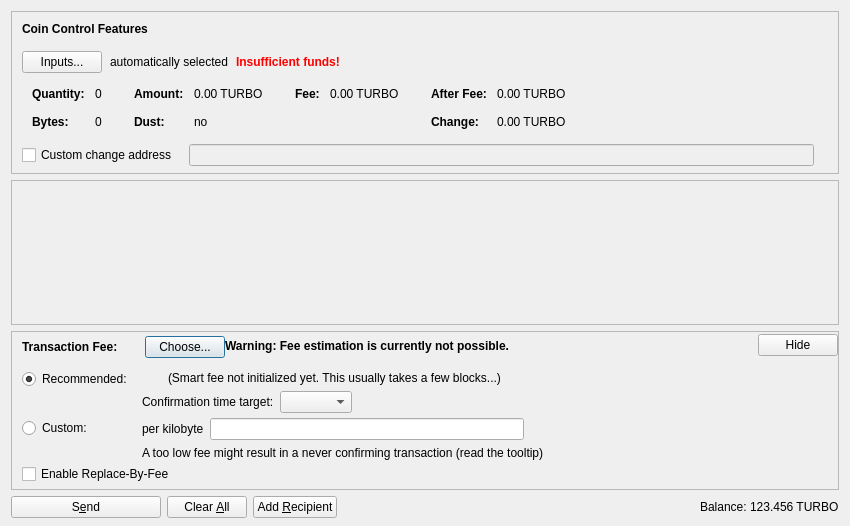
<?xml version="1.0" encoding="UTF-8"?>
<ui version="4.0">
 <class>SendCoinsDialog</class>
 <widget class="QDialog" name="SendCoinsDialog">
  <property name="geometry">
   <rect>
    <x>0</x>
    <y>0</y>
    <width>850</width>
    <height>526</height>
   </rect>
  </property>
  <property name="windowTitle">
   <string>Send Coins</string>
  </property>
  <layout class="QVBoxLayout" name="verticalLayout" stretch="0,1,0,0">
   <property name="bottomMargin">
    <number>8</number>
   </property>
   <item>
    <widget class="QFrame" name="frameCoinControl">
     <property name="sizePolicy">
      <sizepolicy hsizetype="Expanding" vsizetype="Expanding">
       <horstretch>0</horstretch>
       <verstretch>0</verstretch>
      </sizepolicy>
     </property>
     <property name="maximumSize">
      <size>
       <width>16777215</width>
       <height>16777215</height>
      </size>
     </property>
     <property name="frameShape">
      <enum>QFrame::StyledPanel</enum>
     </property>
     <property name="frameShadow">
      <enum>QFrame::Sunken</enum>
     </property>
     <layout class="QVBoxLayout" name="verticalLayoutCoinControl2">
      <property name="spacing">
       <number>0</number>
      </property>
      <property name="leftMargin">
       <number>0</number>
      </property>
      <property name="topMargin">
       <number>0</number>
      </property>
      <property name="rightMargin">
       <number>0</number>
      </property>
      <property name="bottomMargin">
       <number>6</number>
      </property>
      <item>
       <layout class="QVBoxLayout" name="verticalLayoutCoinControl" stretch="0,0,0,0,1">
        <property name="spacing">
         <number>0</number>
        </property>
        <property name="leftMargin">
         <number>10</number>
        </property>
        <property name="topMargin">
         <number>10</number>
        </property>
        <item>
         <layout class="QHBoxLayout" name="horizontalLayoutCoinControl1">
          <property name="bottomMargin">
           <number>15</number>
          </property>
          <item>
           <widget class="QLabel" name="labelCoinControlFeatures">
            <property name="sizePolicy">
             <sizepolicy hsizetype="Preferred" vsizetype="Maximum">
              <horstretch>0</horstretch>
              <verstretch>0</verstretch>
             </sizepolicy>
            </property>
            <property name="font">
             <font>
              <weight>75</weight>
              <bold>true</bold>
             </font>
            </property>
            <property name="styleSheet">
             <string notr="true">font-weight:bold;</string>
            </property>
            <property name="text">
             <string>Coin Control Features</string>
            </property>
           </widget>
          </item>
         </layout>
        </item>
        <item>
         <layout class="QHBoxLayout" name="horizontalLayoutCoinControl2" stretch="0,0,0,0">
          <property name="spacing">
           <number>8</number>
          </property>
          <property name="bottomMargin">
           <number>10</number>
          </property>
          <item>
           <widget class="QPushButton" name="pushButtonCoinControl">
            <property name="styleSheet">
             <string notr="true"/>
            </property>
            <property name="text">
             <string>Inputs...</string>
            </property>
            <property name="autoDefault">
             <bool>false</bool>
            </property>
           </widget>
          </item>
          <item>
           <widget class="QLabel" name="labelCoinControlAutomaticallySelected">
            <property name="text">
             <string>automatically selected</string>
            </property>
            <property name="margin">
             <number>5</number>
            </property>
           </widget>
          </item>
          <item>
           <widget class="QLabel" name="labelCoinControlInsuffFunds">
            <property name="font">
             <font>
              <weight>75</weight>
              <bold>true</bold>
             </font>
            </property>
            <property name="styleSheet">
             <string notr="true">color:red;font-weight:bold;</string>
            </property>
            <property name="text">
             <string>Insufficient funds!</string>
            </property>
            <property name="margin">
             <number>5</number>
            </property>
           </widget>
          </item>
          <item>
           <spacer name="horizontalSpacerCoinControl">
            <property name="orientation">
             <enum>Qt::Horizontal</enum>
            </property>
            <property name="sizeHint" stdset="0">
             <size>
              <width>40</width>
              <height>1</height>
             </size>
            </property>
           </spacer>
          </item>
         </layout>
        </item>
        <item>
         <widget class="QWidget" name="widgetCoinControl" native="true">
          <property name="sizePolicy">
           <sizepolicy hsizetype="Preferred" vsizetype="Preferred">
            <horstretch>0</horstretch>
            <verstretch>0</verstretch>
           </sizepolicy>
          </property>
          <property name="minimumSize">
           <size>
            <width>0</width>
            <height>0</height>
           </size>
          </property>
          <property name="styleSheet">
           <string notr="true"/>
          </property>
          <layout class="QHBoxLayout" name="horizontalLayoutCoinControl5">
           <property name="leftMargin">
            <number>0</number>
           </property>
           <property name="topMargin">
            <number>0</number>
           </property>
           <property name="rightMargin">
            <number>0</number>
           </property>
           <property name="bottomMargin">
            <number>0</number>
           </property>
           <item>
            <layout class="QHBoxLayout" name="horizontalLayoutCoinControl3" stretch="0,0,0,1">
             <property name="spacing">
              <number>20</number>
             </property>
             <property name="topMargin">
              <number>0</number>
             </property>
             <property name="bottomMargin">
              <number>10</number>
             </property>
             <item>
              <layout class="QFormLayout" name="formLayoutCoinControl1">
               <property name="horizontalSpacing">
                <number>10</number>
               </property>
               <property name="verticalSpacing">
                <number>14</number>
               </property>
               <property name="leftMargin">
                <number>10</number>
               </property>
               <property name="topMargin">
                <number>4</number>
               </property>
               <property name="rightMargin">
                <number>6</number>
               </property>
               <item row="0" column="0">
                <widget class="QLabel" name="labelCoinControlQuantityText">
                 <property name="font">
                  <font>
                   <weight>75</weight>
                   <bold>true</bold>
                  </font>
                 </property>
                 <property name="text">
                  <string>Quantity:</string>
                 </property>
                 <property name="margin">
                  <number>0</number>
                 </property>
                </widget>
               </item>
               <item row="0" column="1">
                <widget class="QLabel" name="labelCoinControlQuantity">
                 <property name="cursor">
                  <cursorShape>IBeamCursor</cursorShape>
                 </property>
                 <property name="contextMenuPolicy">
                  <enum>Qt::ActionsContextMenu</enum>
                 </property>
                 <property name="text">
                  <string notr="true">0</string>
                 </property>
                 <property name="margin">
                  <number>0</number>
                 </property>
                 <property name="textInteractionFlags">
                  <set>Qt::LinksAccessibleByMouse|Qt::TextSelectableByKeyboard|Qt::TextSelectableByMouse</set>
                 </property>
                </widget>
               </item>
               <item row="1" column="0">
                <widget class="QLabel" name="labelCoinControlBytesText">
                 <property name="font">
                  <font>
                   <weight>75</weight>
                   <bold>true</bold>
                  </font>
                 </property>
                 <property name="text">
                  <string>Bytes:</string>
                 </property>
                </widget>
               </item>
               <item row="1" column="1">
                <widget class="QLabel" name="labelCoinControlBytes">
                 <property name="cursor">
                  <cursorShape>IBeamCursor</cursorShape>
                 </property>
                 <property name="contextMenuPolicy">
                  <enum>Qt::ActionsContextMenu</enum>
                 </property>
                 <property name="text">
                  <string notr="true">0</string>
                 </property>
                 <property name="textInteractionFlags">
                  <set>Qt::LinksAccessibleByMouse|Qt::TextSelectableByKeyboard|Qt::TextSelectableByMouse</set>
                 </property>
                </widget>
               </item>
              </layout>
             </item>
             <item>
              <layout class="QFormLayout" name="formLayoutCoinControl2">
               <property name="horizontalSpacing">
                <number>10</number>
               </property>
               <property name="verticalSpacing">
                <number>14</number>
               </property>
               <property name="leftMargin">
                <number>6</number>
               </property>
               <property name="topMargin">
                <number>4</number>
               </property>
               <property name="rightMargin">
                <number>6</number>
               </property>
               <item row="0" column="0">
                <widget class="QLabel" name="labelCoinControlAmountText">
                 <property name="font">
                  <font>
                   <weight>75</weight>
                   <bold>true</bold>
                  </font>
                 </property>
                 <property name="text">
                  <string>Amount:</string>
                 </property>
                 <property name="margin">
                  <number>0</number>
                 </property>
                </widget>
               </item>
               <item row="0" column="1">
                <widget class="QLabel" name="labelCoinControlAmount">
                 <property name="cursor">
                  <cursorShape>IBeamCursor</cursorShape>
                 </property>
                 <property name="contextMenuPolicy">
                  <enum>Qt::ActionsContextMenu</enum>
                 </property>
                 <property name="text">
                  <string notr="true">0.00 TURBO</string>
                 </property>
                 <property name="textInteractionFlags">
                  <set>Qt::LinksAccessibleByMouse|Qt::TextSelectableByKeyboard|Qt::TextSelectableByMouse</set>
                 </property>
                </widget>
               </item>
               <item row="1" column="0">
                <widget class="QLabel" name="labelCoinControlLowOutputText">
                 <property name="font">
                  <font>
                   <weight>75</weight>
                   <bold>true</bold>
                  </font>
                 </property>
                 <property name="text">
                  <string>Dust:</string>
                 </property>
                </widget>
               </item>
               <item row="1" column="1">
                <widget class="QLabel" name="labelCoinControlLowOutput">
                 <property name="cursor">
                  <cursorShape>IBeamCursor</cursorShape>
                 </property>
                 <property name="contextMenuPolicy">
                  <enum>Qt::ActionsContextMenu</enum>
                 </property>
                 <property name="text">
                  <string notr="true">no</string>
                 </property>
                 <property name="textInteractionFlags">
                  <set>Qt::LinksAccessibleByMouse|Qt::TextSelectableByKeyboard|Qt::TextSelectableByMouse</set>
                 </property>
                </widget>
               </item>
              </layout>
             </item>
             <item>
              <layout class="QFormLayout" name="formLayoutCoinControl3">
               <property name="horizontalSpacing">
                <number>10</number>
               </property>
               <property name="verticalSpacing">
                <number>14</number>
               </property>
               <property name="leftMargin">
                <number>6</number>
               </property>
               <property name="topMargin">
                <number>4</number>
               </property>
               <property name="rightMargin">
                <number>6</number>
               </property>
               <item row="0" column="0">
                <widget class="QLabel" name="labelCoinControlFeeText">
                 <property name="font">
                  <font>
                   <weight>75</weight>
                   <bold>true</bold>
                  </font>
                 </property>
                 <property name="text">
                  <string>Fee:</string>
                 </property>
                 <property name="margin">
                  <number>0</number>
                 </property>
                </widget>
               </item>
               <item row="0" column="1">
                <widget class="QLabel" name="labelCoinControlFee">
                 <property name="cursor">
                  <cursorShape>IBeamCursor</cursorShape>
                 </property>
                 <property name="contextMenuPolicy">
                  <enum>Qt::ActionsContextMenu</enum>
                 </property>
                 <property name="text">
                  <string notr="true">0.00 TURBO</string>
                 </property>
                 <property name="textInteractionFlags">
                  <set>Qt::LinksAccessibleByMouse|Qt::TextSelectableByKeyboard|Qt::TextSelectableByMouse</set>
                 </property>
                </widget>
               </item>
              </layout>
             </item>
             <item>
              <layout class="QFormLayout" name="formLayoutCoinControl4">
               <property name="horizontalSpacing">
                <number>10</number>
               </property>
               <property name="verticalSpacing">
                <number>14</number>
               </property>
               <property name="leftMargin">
                <number>6</number>
               </property>
               <property name="topMargin">
                <number>4</number>
               </property>
               <property name="rightMargin">
                <number>6</number>
               </property>
               <item row="0" column="0">
                <widget class="QLabel" name="labelCoinControlAfterFeeText">
                 <property name="font">
                  <font>
                   <weight>75</weight>
                   <bold>true</bold>
                  </font>
                 </property>
                 <property name="text">
                  <string>After Fee:</string>
                 </property>
                 <property name="margin">
                  <number>0</number>
                 </property>
                </widget>
               </item>
               <item row="0" column="1">
                <widget class="QLabel" name="labelCoinControlAfterFee">
                 <property name="cursor">
                  <cursorShape>IBeamCursor</cursorShape>
                 </property>
                 <property name="contextMenuPolicy">
                  <enum>Qt::ActionsContextMenu</enum>
                 </property>
                 <property name="text">
                  <string notr="true">0.00 TURBO</string>
                 </property>
                 <property name="textInteractionFlags">
                  <set>Qt::LinksAccessibleByMouse|Qt::TextSelectableByKeyboard|Qt::TextSelectableByMouse</set>
                 </property>
                </widget>
               </item>
               <item row="1" column="0">
                <widget class="QLabel" name="labelCoinControlChangeText">
                 <property name="font">
                  <font>
                   <weight>75</weight>
                   <bold>true</bold>
                  </font>
                 </property>
                 <property name="text">
                  <string>Change:</string>
                 </property>
                </widget>
               </item>
               <item row="1" column="1">
                <widget class="QLabel" name="labelCoinControlChange">
                 <property name="cursor">
                  <cursorShape>IBeamCursor</cursorShape>
                 </property>
                 <property name="contextMenuPolicy">
                  <enum>Qt::ActionsContextMenu</enum>
                 </property>
                 <property name="text">
                  <string notr="true">0.00 TURBO</string>
                 </property>
                 <property name="textInteractionFlags">
                  <set>Qt::LinksAccessibleByMouse|Qt::TextSelectableByKeyboard|Qt::TextSelectableByMouse</set>
                 </property>
                </widget>
               </item>
              </layout>
             </item>
            </layout>
           </item>
          </layout>
         </widget>
        </item>
        <item>
         <layout class="QHBoxLayout" name="horizontalLayoutCoinControl4" stretch="0,0,0">
          <property name="spacing">
           <number>12</number>
          </property>
          <property name="sizeConstraint">
           <enum>QLayout::SetDefaultConstraint</enum>
          </property>
          <property name="topMargin">
           <number>5</number>
          </property>
          <property name="rightMargin">
           <number>5</number>
          </property>
          <item>
           <widget class="QCheckBox" name="checkBoxCoinControlChange">
            <property name="toolTip">
             <string>If this is activated, but the change address is empty or invalid, change will be sent to a newly generated address.</string>
            </property>
            <property name="text">
             <string>Custom change address</string>
            </property>
           </widget>
          </item>
          <item>
           <widget class="QValidatedLineEdit" name="lineEditCoinControlChange">
            <property name="enabled">
             <bool>false</bool>
            </property>
            <property name="sizePolicy">
             <sizepolicy hsizetype="Expanding" vsizetype="Fixed">
              <horstretch>0</horstretch>
              <verstretch>0</verstretch>
             </sizepolicy>
            </property>
           </widget>
          </item>
          <item>
           <widget class="QLabel" name="labelCoinControlChangeLabel">
            <property name="sizePolicy">
             <sizepolicy hsizetype="Preferred" vsizetype="Expanding">
              <horstretch>0</horstretch>
              <verstretch>0</verstretch>
             </sizepolicy>
            </property>
            <property name="minimumSize">
             <size>
              <width>0</width>
              <height>0</height>
             </size>
            </property>
            <property name="text">
             <string/>
            </property>
            <property name="margin">
             <number>3</number>
            </property>
           </widget>
          </item>
         </layout>
        </item>
        <item>
         <spacer name="verticalSpacerCoinControl">
          <property name="orientation">
           <enum>Qt::Vertical</enum>
          </property>
          <property name="sizeHint" stdset="0">
           <size>
            <width>800</width>
            <height>1</height>
           </size>
          </property>
         </spacer>
        </item>
       </layout>
      </item>
     </layout>
    </widget>
   </item>
   <item>
    <widget class="QScrollArea" name="scrollArea">
     <property name="widgetResizable">
      <bool>true</bool>
     </property>
     <widget class="QWidget" name="scrollAreaWidgetContents">
      <property name="geometry">
       <rect>
        <x>0</x>
        <y>0</y>
        <width>830</width>
        <height>104</height>
       </rect>
      </property>
      <layout class="QVBoxLayout" name="verticalLayout_2" stretch="0,1">
       <property name="leftMargin">
        <number>0</number>
       </property>
       <property name="topMargin">
        <number>0</number>
       </property>
       <property name="rightMargin">
        <number>0</number>
       </property>
       <property name="bottomMargin">
        <number>0</number>
       </property>
       <item>
        <layout class="QVBoxLayout" name="entries">
         <property name="spacing">
          <number>6</number>
         </property>
        </layout>
       </item>
       <item>
        <spacer name="verticalSpacer">
         <property name="orientation">
          <enum>Qt::Vertical</enum>
         </property>
         <property name="sizeHint" stdset="0">
          <size>
           <width>20</width>
           <height>40</height>
          </size>
         </property>
        </spacer>
       </item>
      </layout>
     </widget>
    </widget>
   </item>
   <item>
    <widget class="QFrame" name="frameFee">
     <property name="sizePolicy">
      <sizepolicy hsizetype="Expanding" vsizetype="Expanding">
       <horstretch>0</horstretch>
       <verstretch>0</verstretch>
      </sizepolicy>
     </property>
     <property name="maximumSize">
      <size>
       <width>16777215</width>
       <height>16777215</height>
      </size>
     </property>
     <property name="frameShape">
      <enum>QFrame::StyledPanel</enum>
     </property>
     <property name="frameShadow">
      <enum>QFrame::Sunken</enum>
     </property>
     <layout class="QVBoxLayout" name="verticalLayoutFee1">
      <property name="spacing">
       <number>0</number>
      </property>
      <property name="leftMargin">
       <number>0</number>
      </property>
      <property name="topMargin">
       <number>0</number>
      </property>
      <property name="rightMargin">
       <number>0</number>
      </property>
      <property name="bottomMargin">
       <number>0</number>
      </property>
      <item>
       <layout class="QVBoxLayout" name="verticalLayoutFee2" stretch="0,0,0">
        <property name="spacing">
         <number>0</number>
        </property>
        <property name="leftMargin">
         <number>10</number>
        </property>
        <property name="topMargin">
         <number>0</number>
        </property>
        <item>
         <layout class="QHBoxLayout" name="horizontalLayoutFee1">
          <property name="bottomMargin">
           <number>0</number>
          </property>
          <item>
           <layout class="QVBoxLayout" name="verticalLayoutFee7">
            <property name="spacing">
             <number>0</number>
            </property>
            <item>
             <spacer name="verticalSpacerSmartFee">
              <property name="orientation">
               <enum>Qt::Vertical</enum>
              </property>
              <property name="sizeType">
               <enum>QSizePolicy::Fixed</enum>
              </property>
              <property name="sizeHint" stdset="0">
               <size>
                <width>1</width>
                <height>4</height>
               </size>
              </property>
             </spacer>
            </item>
            <item>
             <layout class="QHBoxLayout" name="horizontalLayoutSmartFee">
              <property name="spacing">
               <number>10</number>
              </property>
              <item>
               <widget class="QLabel" name="labelFeeHeadline">
                <property name="sizePolicy">
                 <sizepolicy hsizetype="Preferred" vsizetype="Maximum">
                  <horstretch>0</horstretch>
                  <verstretch>0</verstretch>
                 </sizepolicy>
                </property>
                <property name="font">
                 <font>
                  <weight>75</weight>
                  <bold>true</bold>
                 </font>
                </property>
                <property name="styleSheet">
                 <string notr="true">font-weight:bold;</string>
                </property>
                <property name="text">
                 <string>Transaction Fee:</string>
                </property>
               </widget>
              </item>
              <item>
               <widget class="QLabel" name="labelFeeMinimized">
                <property name="text">
                 <string/>
                </property>
               </widget>
              </item>
              <item>
               <widget class="QPushButton" name="buttonChooseFee">
                <property name="text">
                 <string>Choose...</string>
                </property>
               </widget>
              </item>
             </layout>
            </item>
            <item>
             <spacer name="verticalSpacer_5">
              <property name="orientation">
               <enum>Qt::Vertical</enum>
              </property>
              <property name="sizeHint" stdset="0">
               <size>
                <width>1</width>
                <height>1</height>
               </size>
              </property>
             </spacer>
            </item>
           </layout>
          </item>
          <item>
           <widget class="QLabel" name="fallbackFeeWarningLabel">
            <property name="toolTip">
             <string>Using the fallbackfee can result in sending a transaction that will take several hours or days (or never) to confirm. Consider choosing your fee manually or wait until you have validated the complete chain.</string>
            </property>
            <property name="font">
            <font>
                <weight>75</weight>
                <bold>true</bold>
            </font>
            </property>
            <property name="text">
             <string>Warning: Fee estimation is currently not possible.</string>
            </property>
            <property name="wordWrap">
             <bool>false</bool>
            </property>
           </widget>
          </item>
          <item>
           <spacer name="horizontalSpacer_4">
            <property name="orientation">
             <enum>Qt::Horizontal</enum>
            </property>
            <property name="sizeType">
             <enum>QSizePolicy::MinimumExpanding</enum>
            </property>
            <property name="sizeHint" stdset="0">
             <size>
              <width>40</width>
              <height>20</height>
             </size>
            </property>
           </spacer>
          </item>
          <item>
           <widget class="QPushButton" name="buttonMinimizeFee">
            <property name="toolTip">
             <string>collapse fee-settings</string>
            </property>
            <property name="text">
             <string>Hide</string>
            </property>
           </widget>
          </item>
         </layout>
        </item>
        <item>
         <widget class="QFrame" name="frameFeeSelection">
          <layout class="QVBoxLayout" name="verticalLayoutFee12">
           <property name="spacing">
            <number>0</number>
           </property>
           <property name="leftMargin">
            <number>0</number>
           </property>
           <property name="topMargin">
            <number>0</number>
           </property>
           <property name="rightMargin">
            <number>0</number>
           </property>
           <property name="bottomMargin">
            <number>0</number>
           </property>
           <item>
            <layout class="QGridLayout" name="gridLayoutFee">
             <property name="topMargin">
              <number>10</number>
             </property>
             <property name="bottomMargin">
              <number>4</number>
             </property>
             <property name="horizontalSpacing">
              <number>10</number>
             </property>
             <property name="verticalSpacing">
              <number>4</number>
             </property>
             <item row="1" column="1">
              <layout class="QVBoxLayout" name="verticalLayoutFee8">
               <property name="spacing">
                <number>6</number>
               </property>
               <item>
                <layout class="QHBoxLayout" name="horizontalLayoutFee13">
                 <item>
                  <widget class="QLabel" name="labelCustomPerKilobyte">
                   <property name="toolTip">
                    <string>Specify a custom fee per kB (1,000 bytes) of the transaction's virtual size.

Note:  Since the fee is calculated on a per-byte basis, a fee of "100 satoshis per kB" for a transaction size of 500 bytes (half of 1 kB) would ultimately yield a fee of only 50 satoshis.</string>
                   </property>
                   <property name="text">
                    <string>per kilobyte</string>
                   </property>
                  </widget>
                 </item>
                 <item>
                  <widget class="TurbocoinAmountField" name="customFee"/>
                 </item>
                 <item>
                  <spacer name="horizontalSpacer_6">
                   <property name="orientation">
                    <enum>Qt::Horizontal</enum>
                   </property>
                   <property name="sizeHint" stdset="0">
                    <size>
                     <width>1</width>
                     <height>1</height>
                    </size>
                   </property>
                  </spacer>
                 </item>
                </layout>
               </item>
               <item>
                <layout class="QHBoxLayout" name="horizontalLayoutFee8">
                 <item>
                  <widget class="QLabel" name="labelCustomFeeWarning">
                   <property name="enabled">
                    <bool>true</bool>
                   </property>
                   <property name="toolTip">
                    <string>When there is less transaction volume than space in the blocks, miners as well as relaying nodes may enforce a minimum fee. Paying only this minimum fee is just fine, but be aware that this can result in a never confirming transaction once there is more demand for turbocoin transactions than the network can process.</string>
                   </property>
                   <property name="text">
                    <string>A too low fee might result in a never confirming transaction (read the tooltip)</string>
                   </property>
                  </widget>
                 </item>
                 <item>
                  <spacer name="horizontalSpacer_2">
                   <property name="orientation">
                    <enum>Qt::Horizontal</enum>
                   </property>
                   <property name="sizeHint" stdset="0">
                    <size>
                     <width>1</width>
                     <height>1</height>
                    </size>
                   </property>
                  </spacer>
                 </item>
                </layout>
               </item>
              </layout>
             </item>
             <item row="0" column="0">
              <layout class="QVBoxLayout" name="verticalLayoutFee4" stretch="0,1">
               <item>
                <widget class="QRadioButton" name="radioSmartFee">
                 <property name="text">
                  <string>Recommended:</string>
                 </property>
                 <property name="checked">
                  <bool>true</bool>
                 </property>
                 <attribute name="buttonGroup">
                  <string notr="true">groupFee</string>
                 </attribute>
                </widget>
               </item>
               <item>
                <spacer name="verticalSpacer_2">
                 <property name="orientation">
                  <enum>Qt::Vertical</enum>
                 </property>
                 <property name="sizeHint" stdset="0">
                  <size>
                   <width>1</width>
                   <height>1</height>
                  </size>
                 </property>
                </spacer>
               </item>
              </layout>
             </item>
             <item row="1" column="0">
              <layout class="QVBoxLayout" name="verticalLayoutFee9" stretch="0,1">
               <item>
                <widget class="QRadioButton" name="radioCustomFee">
                 <property name="text">
                  <string>Custom:</string>
                 </property>
                 <attribute name="buttonGroup">
                  <string notr="true">groupFee</string>
                 </attribute>
                </widget>
               </item>
               <item>
                <spacer name="verticalSpacer_6">
                 <property name="orientation">
                  <enum>Qt::Vertical</enum>
                 </property>
                 <property name="sizeHint" stdset="0">
                  <size>
                   <width>1</width>
                   <height>1</height>
                  </size>
                 </property>
                </spacer>
               </item>
              </layout>
             </item>
             <item row="0" column="1">
              <layout class="QVBoxLayout" name="verticalLayoutFee3" stretch="0,0,1">
               <property name="spacing">
                <number>6</number>
               </property>
               <property name="topMargin">
                <number>2</number>
               </property>
               <item>
                <layout class="QHBoxLayout" name="horizontalLayoutFee12">
                 <item>
                  <widget class="QLabel" name="labelSmartFee">
                   <property name="text">
                    <string/>
                   </property>
                  </widget>
                 </item>
                 <item>
                  <widget class="QLabel" name="labelFeeEstimation">
                   <property name="text">
                    <string/>
                   </property>
                  </widget>
                 </item>
                 <item>
                  <widget class="QLabel" name="labelSmartFee2">
                   <property name="text">
                    <string>(Smart fee not initialized yet. This usually takes a few blocks...)</string>
                   </property>
                  </widget>
                 </item>
                 <item>
                  <spacer name="horizontalSpacer_5">
                   <property name="orientation">
                    <enum>Qt::Horizontal</enum>
                   </property>
                   <property name="sizeHint" stdset="0">
                    <size>
                     <width>1</width>
                     <height>1</height>
                    </size>
                   </property>
                  </spacer>
                 </item>
                </layout>
               </item>
               <item>
                <layout class="QHBoxLayout" name="horizontalLayoutFee9">
                 <item>
                  <layout class="QVBoxLayout" name="verticalLayoutFee6">
                   <item>
                    <widget class="QLabel" name="labelSmartFee3">
                     <property name="text">
                      <string>Confirmation time target:</string>
                     </property>
                    </widget>
                   </item>
                  </layout>
                 </item>
                 <item>
                  <layout class="QVBoxLayout" name="verticalLayoutFee5">
                   <property name="rightMargin">
                    <number>30</number>
                   </property>
                   <item>
                    <layout class="QHBoxLayout" name="horizontalLayoutConfTarget">
                     <property name="bottomMargin">
                      <number>0</number>
                     </property>
                     <item>
                      <widget class="QComboBox" name="confTargetSelector"/>
                     </item>
                     <item>
                      <spacer name="horizontalSpacerConfTarget">
                       <property name="orientation">
                        <enum>Qt::Horizontal</enum>
                       </property>
                       <property name="sizeHint" stdset="0">
                        <size>
                         <width>40</width>
                         <height>20</height>
                        </size>
                       </property>
                      </spacer>
                     </item>
                    </layout>
                   </item>
                  </layout>
                 </item>
                </layout>
               </item>
               <item>
                <spacer name="verticalSpacer_4">
                 <property name="orientation">
                  <enum>Qt::Vertical</enum>
                 </property>
                 <property name="sizeHint" stdset="0">
                  <size>
                   <width>1</width>
                   <height>1</height>
                  </size>
                 </property>
                </spacer>
               </item>
              </layout>
             </item>
            </layout>
           </item>
           <item>
            <widget class="QCheckBox" name="optInRBF">
             <property name="text">
              <string>Enable Replace-By-Fee</string>
             </property>
             <property name="toolTip">
              <string>With Replace-By-Fee (BIP-125) you can increase a transaction's fee after it is sent. Without this, a higher fee may be recommended to compensate for increased transaction delay risk.</string>
             </property>
            </widget>
           </item>
          </layout>
         </widget>
        </item>
        <item>
         <spacer name="verticalSpacerFee">
          <property name="orientation">
           <enum>Qt::Vertical</enum>
          </property>
          <property name="sizeHint" stdset="0">
           <size>
            <width>40</width>
            <height>5</height>
           </size>
          </property>
         </spacer>
        </item>
       </layout>
      </item>
     </layout>
    </widget>
   </item>
   <item>
    <layout class="QHBoxLayout" name="horizontalLayout">
     <item>
      <widget class="QPushButton" name="sendButton">
       <property name="minimumSize">
        <size>
         <width>150</width>
         <height>0</height>
        </size>
       </property>
       <property name="toolTip">
        <string>Confirm the send action</string>
       </property>
       <property name="text">
        <string>S&amp;end</string>
       </property>
       <property name="icon">
        <iconset resource="../turbocoin.qrc">
         <normaloff>:/icons/send</normaloff>:/icons/send</iconset>
       </property>
       <property name="autoDefault">
        <bool>false</bool>
       </property>
       <property name="default">
        <bool>false</bool>
       </property>
      </widget>
     </item>
     <item>
      <widget class="QPushButton" name="clearButton">
       <property name="sizePolicy">
        <sizepolicy hsizetype="Minimum" vsizetype="Fixed">
         <horstretch>0</horstretch>
         <verstretch>0</verstretch>
        </sizepolicy>
       </property>
       <property name="toolTip">
        <string>Clear all fields of the form.</string>
       </property>
       <property name="text">
        <string>Clear &amp;All</string>
       </property>
       <property name="icon">
        <iconset resource="../turbocoin.qrc">
         <normaloff>:/icons/remove</normaloff>:/icons/remove</iconset>
       </property>
       <property name="autoDefault">
        <bool>false</bool>
       </property>
      </widget>
     </item>
     <item>
      <widget class="QPushButton" name="addButton">
       <property name="toolTip">
        <string>Send to multiple recipients at once</string>
       </property>
       <property name="text">
        <string>Add &amp;Recipient</string>
       </property>
       <property name="icon">
        <iconset resource="../turbocoin.qrc">
         <normaloff>:/icons/add</normaloff>:/icons/add</iconset>
       </property>
       <property name="autoDefault">
        <bool>false</bool>
       </property>
      </widget>
     </item>
     <item>
      <spacer name="horizontalSpacer">
       <property name="orientation">
        <enum>Qt::Horizontal</enum>
       </property>
       <property name="sizeHint" stdset="0">
        <size>
         <width>40</width>
         <height>20</height>
        </size>
       </property>
      </spacer>
     </item>
     <item>
      <layout class="QHBoxLayout" name="horizontalLayout_2">
       <property name="spacing">
        <number>3</number>
       </property>
       <item>
        <widget class="QLabel" name="label">
         <property name="sizePolicy">
          <sizepolicy hsizetype="Preferred" vsizetype="Fixed">
           <horstretch>0</horstretch>
           <verstretch>0</verstretch>
          </sizepolicy>
         </property>
         <property name="text">
          <string>Balance:</string>
         </property>
        </widget>
       </item>
       <item>
        <widget class="QLabel" name="labelBalance">
         <property name="sizePolicy">
          <sizepolicy hsizetype="Preferred" vsizetype="Fixed">
           <horstretch>0</horstretch>
           <verstretch>0</verstretch>
          </sizepolicy>
         </property>
         <property name="cursor">
          <cursorShape>IBeamCursor</cursorShape>
         </property>
         <property name="text">
          <string notr="true">123.456 TURBO</string>
         </property>
         <property name="textInteractionFlags">
          <set>Qt::LinksAccessibleByMouse|Qt::TextSelectableByKeyboard|Qt::TextSelectableByMouse</set>
         </property>
        </widget>
       </item>
      </layout>
     </item>
    </layout>
   </item>
  </layout>
 </widget>
 <customwidgets>
  <customwidget>
   <class>QValidatedLineEdit</class>
   <extends>QLineEdit</extends>
   <header>qt/qvalidatedlineedit.h</header>
  </customwidget>
  <customwidget>
   <class>TurbocoinAmountField</class>
   <extends>QLineEdit</extends>
   <header>qt/turbocoinamountfield.h</header>
   <container>1</container>
  </customwidget>
 </customwidgets>
 <resources>
  <include location="../turbocoin.qrc"/>
 </resources>
 <connections/>
 <buttongroups>
  <buttongroup name="groupFee"/>
 </buttongroups>
</ui>
